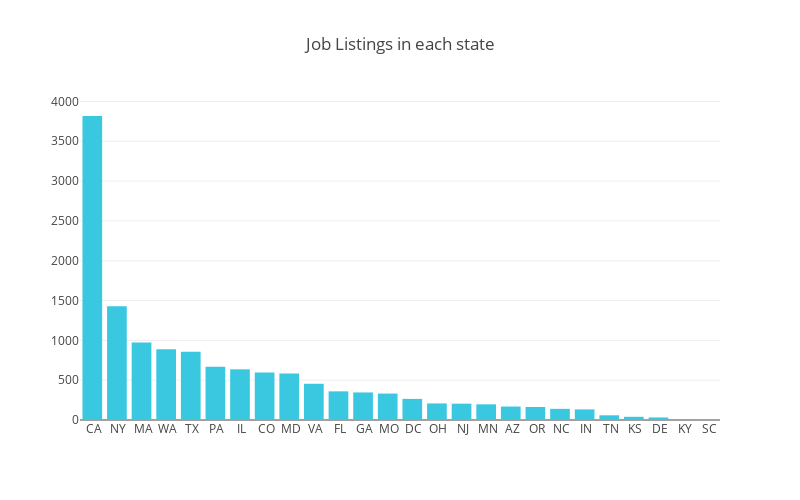

Write notebook code for a chart like this one.
### Code cell
#Visualizing jobs in each state
df_statewisejobs = pd.DataFrame(df2['State'].value_counts()).reset_index()
df_statewisejobs.columns = ['State', 'Listings']
df_statewisejobs = df_statewisejobs[~df_statewisejobs.State.str.contains('Non')]


bar_layout = Layout(
    barmode='group',
    height=500,
    width=800,
    xaxis=dict(tickangle=0),
    paper_bgcolor='rgba(0,0,0,0)',
    plot_bgcolor='rgba(0,0,0,0)',
    title = 'Job Listings in each state'
)

graph_data = []

#py.offline.iplot(Figure(data=graph_data, layout=bar_layout), filename='Skillsets1')
graph_data = [go.Bar(
            x=df_statewisejobs['State'],
            y=df_statewisejobs['Listings'],
            marker=dict(
        color='rgb(58,200,225)')
    )]

py.offline.iplot(Figure(data=graph_data, layout=bar_layout), filename='statewise_overalljobs-barplot')

### Figure 1 — Plotly figure (JSON) as saved in the notebook; plotly's stock layout.template omitted (floating-point values rounded to 4 significant figures)
{"data": [{"marker": {"color": "rgb(58,200,225)"}, "type": "bar", "uid": "31a17800-bb61-11e8-b820-4c3488ea762f", "x": [" CA", " NY", " MA", " WA", " TX", " PA", " IL", " CO", " MD", " VA", " FL", " GA", " MO", " DC", " OH", " NJ", " MN", " AZ", " OR", " NC", " IN", " TN", " KS", " DE", " KY", " SC"], "y": [3817, 1428, 972, 887, 857, 668, 636, 596, 585, 455, 360, 346, 332, 265, 208, 205, 197, 169, 163, 140, 133, 59, 40, 32, 7, 2]}], "layout": {"barmode": "group", "height": 500, "paper_bgcolor": "rgba(0,0,0,0)", "plot_bgcolor": "rgba(0,0,0,0)", "title": "Job Listings in each state", "width": 800, "xaxis": {"tickangle": 0}}}
